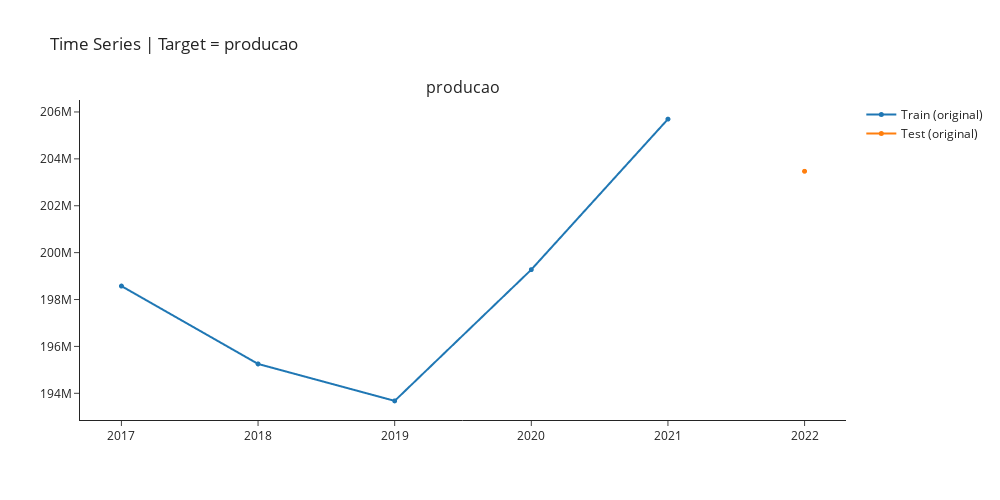

Notebook cell for this chart:
### Markdown cell above
## Checking Train-Test Split

### Code cell
exp.plot_model(plot="train_test_split",fig_kwargs = {"height":500,"width":1000,"template": "simple_white","hoverinfo":"none","big_data_threshold":10})

### Figure 1 — Plotly figure (JSON) as saved in the notebook; plotly's stock layout.template omitted (floating-point values rounded to 4 significant figures)
{"data": [{"hoverinfo": "none", "line": {"width": 2}, "marker": {"size": 5}, "mode": "lines+markers", "name": "Train (original)", "type": "scattergl", "x": [2017, 2018, 2019, 2020, 2021, 2022], "xaxis": "x", "y": [198573810, 195252258, 193676716, 199275404, 205694243, null], "yaxis": "y"}, {"hoverinfo": "none", "line": {"width": 2}, "marker": {"size": 5}, "mode": "lines+markers", "name": "Test (original)", "type": "scattergl", "x": [2017, 2018, 2019, 2020, 2021, 2022], "xaxis": "x", "y": [null, null, null, null, null, 203470007], "yaxis": "y"}], "layout": {"annotations": [{"font": {"size": 16}, "showarrow": false, "text": "producao", "x": 0.5, "xanchor": "center", "xref": "paper", "y": 1, "yanchor": "bottom", "yref": "paper"}], "autosize": false, "height": 500, "showlegend": true, "title": {"text": "Time Series | Target = producao"}, "width": 1000, "xaxis": {"anchor": "y", "domain": [0, 1]}, "yaxis": {"anchor": "x", "domain": [0, 1]}}}
